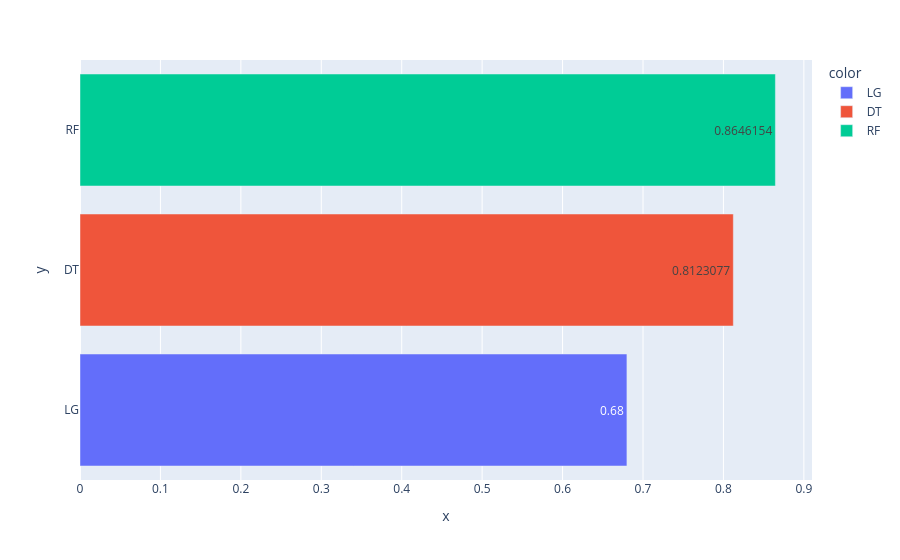
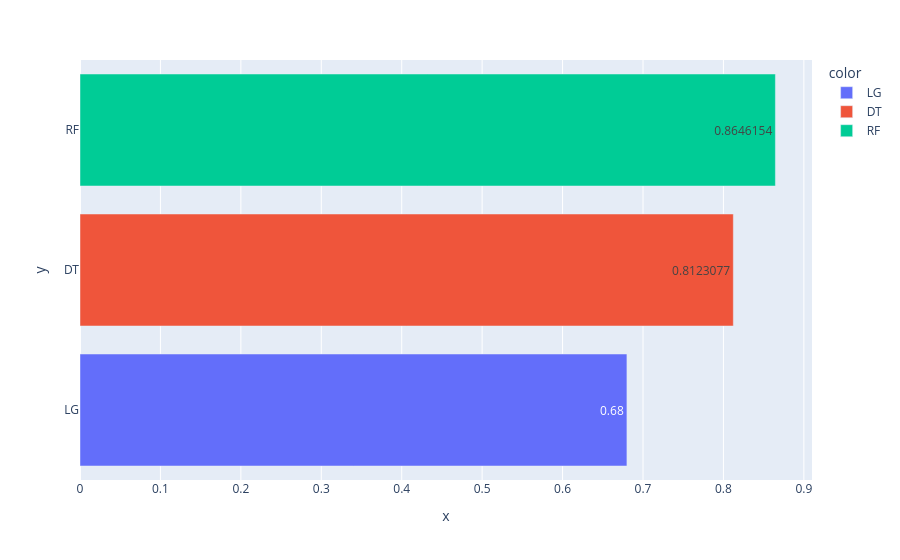

Notebook code cell kept with these figures, in order:
### Markdown cell above
### <font color ='bisque'>Tester le modèle le plus performant<font>

### Code cell
#diagrammes des performances
list_names = ['LG', 'DT', 'RF']
list_acc = [acc_lg, acc_dt, acc_rf]
list_f1 = [f1_lg, f1_dt,f1_rf]
list_final = [list_acc, list_f1]
for i in range(2):
  fig = px.bar(y=list_names, x= list_final[i], color = list_names, text_auto = True)
  fig.show()

### Figure 1 — Plotly figure (JSON) as saved in the notebook; plotly's stock layout.template omitted (floating-point values rounded to 4 significant figures)
{"data": [{"hovertemplate": "color=LG<br>x=%{x}<br>y=%{y}<extra></extra>", "legendgroup": "LG", "marker": {"color": "#636efa", "pattern": {"shape": ""}}, "name": "LG", "orientation": "h", "showlegend": true, "textposition": "auto", "texttemplate": "%{x}", "x": [0.68], "xaxis": "x", "y": ["LG"], "yaxis": "y", "type": "bar"}, {"hovertemplate": "color=DT<br>x=%{x}<br>y=%{y}<extra></extra>", "legendgroup": "DT", "marker": {"color": "#EF553B", "pattern": {"shape": ""}}, "name": "DT", "orientation": "h", "showlegend": true, "textposition": "auto", "texttemplate": "%{x}", "x": [0.8123], "xaxis": "x", "y": ["DT"], "yaxis": "y", "type": "bar"}, {"hovertemplate": "color=RF<br>x=%{x}<br>y=%{y}<extra></extra>", "legendgroup": "RF", "marker": {"color": "#00cc96", "pattern": {"shape": ""}}, "name": "RF", "orientation": "h", "showlegend": true, "textposition": "auto", "texttemplate": "%{x}", "x": [0.8646], "xaxis": "x", "y": ["RF"], "yaxis": "y", "type": "bar"}], "layout": {"xaxis": {"anchor": "y", "domain": [0.0, 1.0], "title": {"text": "x"}}, "yaxis": {"anchor": "x", "domain": [0.0, 1.0], "title": {"text": "y"}}, "legend": {"title": {"text": "color"}, "tracegroupgap": 0}, "margin": {"t": 60}, "barmode": "relative"}}

### Figure 2 — Plotly figure (JSON) as saved in the notebook; plotly's stock layout.template omitted (floating-point values rounded to 4 significant figures)
{"data": [{"hovertemplate": "color=LG<br>x=%{x}<br>y=%{y}<extra></extra>", "legendgroup": "LG", "marker": {"color": "#636efa", "pattern": {"shape": ""}}, "name": "LG", "orientation": "h", "showlegend": true, "textposition": "auto", "texttemplate": "%{x}", "x": [0.68], "xaxis": "x", "y": ["LG"], "yaxis": "y", "type": "bar"}, {"hovertemplate": "color=DT<br>x=%{x}<br>y=%{y}<extra></extra>", "legendgroup": "DT", "marker": {"color": "#EF553B", "pattern": {"shape": ""}}, "name": "DT", "orientation": "h", "showlegend": true, "textposition": "auto", "texttemplate": "%{x}", "x": [0.8123], "xaxis": "x", "y": ["DT"], "yaxis": "y", "type": "bar"}, {"hovertemplate": "color=RF<br>x=%{x}<br>y=%{y}<extra></extra>", "legendgroup": "RF", "marker": {"color": "#00cc96", "pattern": {"shape": ""}}, "name": "RF", "orientation": "h", "showlegend": true, "textposition": "auto", "texttemplate": "%{x}", "x": [0.8646], "xaxis": "x", "y": ["RF"], "yaxis": "y", "type": "bar"}], "layout": {"xaxis": {"anchor": "y", "domain": [0.0, 1.0], "title": {"text": "x"}}, "yaxis": {"anchor": "x", "domain": [0.0, 1.0], "title": {"text": "y"}}, "legend": {"title": {"text": "color"}, "tracegroupgap": 0}, "margin": {"t": 60}, "barmode": "relative"}}
